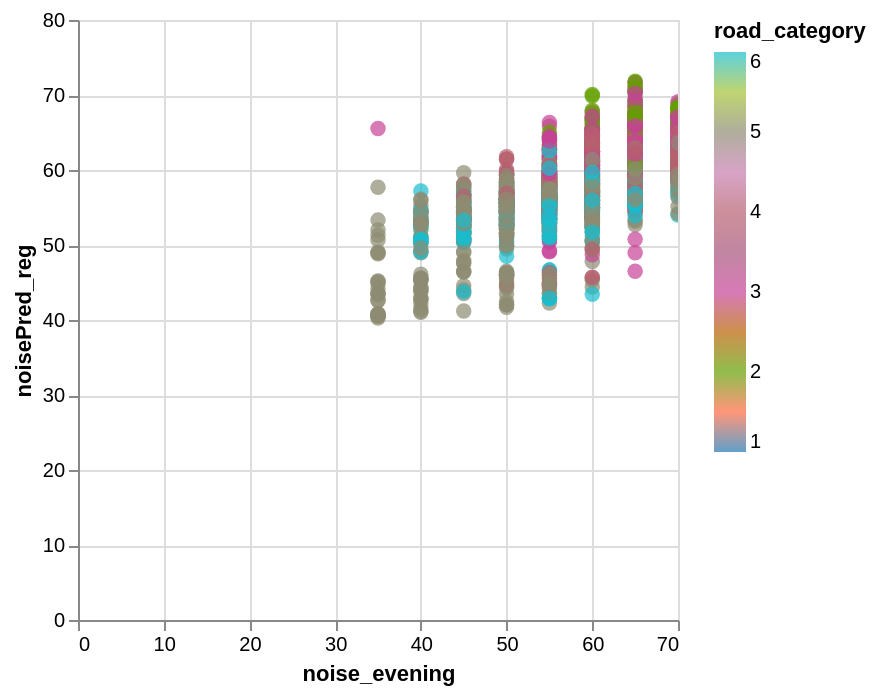

The cell this chart's notebook holds for it:
### Code cell
data_test['noisePred_reg'] = y_pred

alt.Chart(data_test).mark_circle(size=60).encode(
    x='noise_evening',
    y='noisePred_reg',
    color=alt.Color('road_category', scale=alt.Scale(scheme='category10')),
    tooltip=['road_id']
).interactive()

### Figure 1 — Vega-Lite specification as saved in the notebook (floating-point values rounded to 4 significant figures; data arrays with more than 128 entries replaced by an {"elided": "..."} marker saying what was removed)
{"config": {"view": {"continuousWidth": 300, "continuousHeight": 300}}, "data": {"name": "data-37826128f584a366dd3e129f48eed16b"}, "mark": {"type": "circle", "size": 60}, "encoding": {"color": {"field": "road_category", "scale": {"scheme": "category10"}, "type": "quantitative"}, "tooltip": [{"field": "road_id", "type": "nominal"}], "x": {"field": "noise_evening", "type": "quantitative"}, "y": {"field": "noisePred_reg", "type": "quantitative"}}, "params": [{"name": "param_1e9efca18e7a2868", "select": {"type": "interval", "encodings": ["x", "y"]}, "bind": "scales"}], "$schema": "https://vega.github.io/schema/vega-lite/v6.4.1.json", "datasets": {"data-37826128f584a366dd3e129f48eed16b": {"elided": "2571 records"}}}
